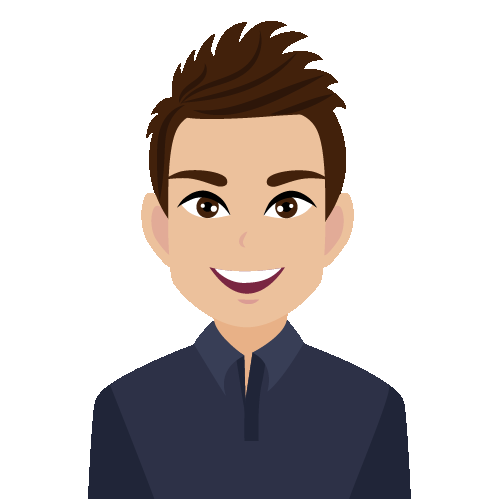
#> input picture boy.png, 500 x 500 px
$ jupyter execute 'Two images combine together using OpenCV and hstack to make collage.ipynb'
#> lines starting #> are read from the running program, lines starting #| are printed output that depends on the picture
[cell 1]
import numpy as np
import cv2

[cell 2]
boy = cv2.imread("boy.png")
#> boy is the input picture: shape (500, 500, 3); mean B, G, R 191.2, 193.1, 200

[cell 3]
boy.shape
#> Out = (500, 500, 3)

[cell 4]
girl = cv2.imread("girl.png")
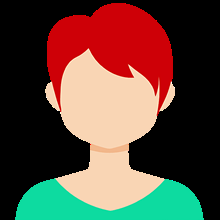
#> input picture girl.png, 220 x 220 px
#> girl is the input picture: shape (220, 220, 3); mean B, G, R 58, 70.5, 90.2

[cell 5]
girl.shape
#> Out = (220, 220, 3)

[cell 6]
girl = cv2.imread("girl.png")
width = int(girl.shape[1] * 500/220)
#> width = 500
height = int(girl.shape[0] * 500/220)
#> height = 500
dim = (width, height)
#> dim = (500, 500)
girl_resized = cv2.resize(girl, dim, interpolation=cv2.INTER_AREA)
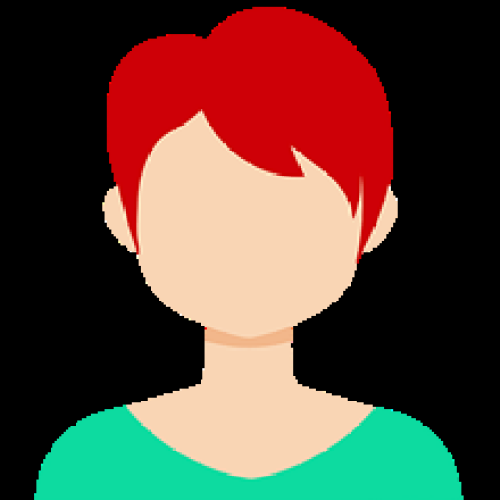
#> girl_resized: shape (500, 500, 3); mean B, G, R 58, 70.5, 90.2

[cell 7]
combine = np.hstack( (boy, girl_resized)) # Use numpy hstack function to combine
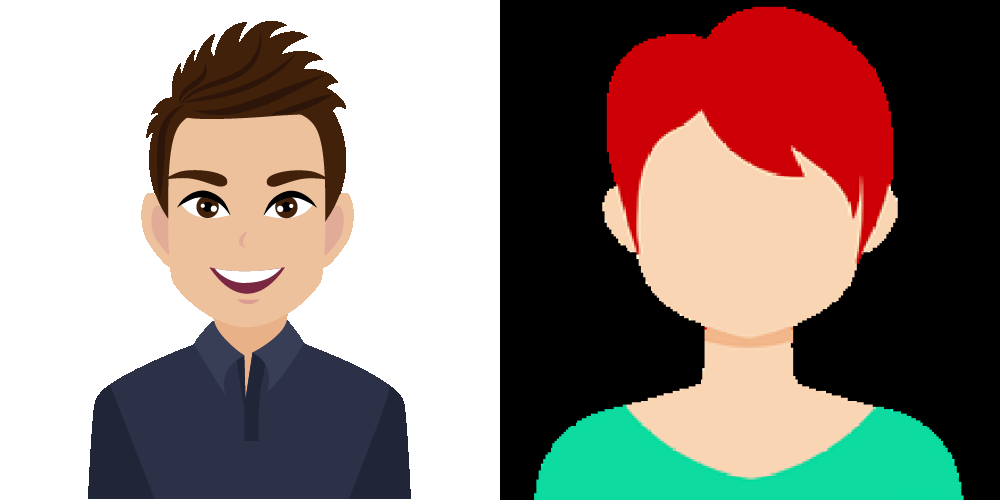
#> combine: shape (500, 1000, 3); mean B, G, R 124.6, 131.8, 145.1
